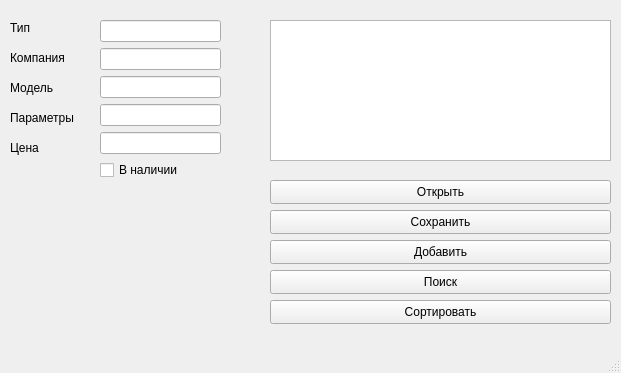
<?xml version="1.0" encoding="UTF-8"?>
<ui version="4.0">
 <class>MainWindow</class>
 <widget class="QMainWindow" name="MainWindow">
  <property name="geometry">
   <rect>
    <x>0</x>
    <y>0</y>
    <width>621</width>
    <height>373</height>
   </rect>
  </property>
  <property name="windowTitle">
   <string>MainWindow</string>
  </property>
  <widget class="QWidget" name="centralwidget">
   <widget class="QLabel" name="label">
    <property name="geometry">
     <rect>
      <x>10</x>
      <y>20</y>
      <width>49</width>
      <height>16</height>
     </rect>
    </property>
    <property name="text">
     <string>Тип</string>
    </property>
   </widget>
   <widget class="QLabel" name="label_2">
    <property name="geometry">
     <rect>
      <x>10</x>
      <y>50</y>
      <width>61</width>
      <height>16</height>
     </rect>
    </property>
    <property name="text">
     <string>Компания</string>
    </property>
   </widget>
   <widget class="QLabel" name="label_3">
    <property name="geometry">
     <rect>
      <x>10</x>
      <y>80</y>
      <width>61</width>
      <height>16</height>
     </rect>
    </property>
    <property name="text">
     <string>Модель</string>
    </property>
   </widget>
   <widget class="QLabel" name="label_4">
    <property name="geometry">
     <rect>
      <x>10</x>
      <y>110</y>
      <width>71</width>
      <height>16</height>
     </rect>
    </property>
    <property name="text">
     <string>Параметры</string>
    </property>
   </widget>
   <widget class="QLabel" name="label_5">
    <property name="geometry">
     <rect>
      <x>10</x>
      <y>140</y>
      <width>61</width>
      <height>16</height>
     </rect>
    </property>
    <property name="text">
     <string>Цена</string>
    </property>
   </widget>
   <widget class="QTextEdit" name="output">
    <property name="geometry">
     <rect>
      <x>270</x>
      <y>20</y>
      <width>341</width>
      <height>141</height>
     </rect>
    </property>
   </widget>
   <widget class="QWidget" name="gridLayoutWidget">
    <property name="geometry">
     <rect>
      <x>100</x>
      <y>20</y>
      <width>121</width>
      <height>162</height>
     </rect>
    </property>
    <layout class="QGridLayout" name="inputs">
     <item row="4" column="0">
      <widget class="QLineEdit" name="editParams"/>
     </item>
     <item row="2" column="0">
      <widget class="QLineEdit" name="editType"/>
     </item>
     <item row="6" column="0">
      <widget class="QCheckBox" name="checkInStore">
       <property name="text">
        <string>В наличии</string>
       </property>
      </widget>
     </item>
     <item row="3" column="0">
      <widget class="QLineEdit" name="editModel"/>
     </item>
     <item row="5" column="0">
      <widget class="QLineEdit" name="editCost"/>
     </item>
     <item row="1" column="0">
      <widget class="QLineEdit" name="editCompany"/>
     </item>
    </layout>
   </widget>
   <widget class="QPushButton" name="readFileButton">
    <property name="geometry">
     <rect>
      <x>270</x>
      <y>180</y>
      <width>341</width>
      <height>24</height>
     </rect>
    </property>
    <property name="text">
     <string>Открыть</string>
    </property>
   </widget>
   <widget class="QPushButton" name="saveFileButton">
    <property name="geometry">
     <rect>
      <x>270</x>
      <y>210</y>
      <width>341</width>
      <height>24</height>
     </rect>
    </property>
    <property name="text">
     <string>Сохранить</string>
    </property>
   </widget>
   <widget class="QPushButton" name="addItemButton">
    <property name="geometry">
     <rect>
      <x>270</x>
      <y>240</y>
      <width>341</width>
      <height>24</height>
     </rect>
    </property>
    <property name="text">
     <string>Добавить</string>
    </property>
   </widget>
   <widget class="QPushButton" name="searchButton">
    <property name="geometry">
     <rect>
      <x>270</x>
      <y>270</y>
      <width>341</width>
      <height>24</height>
     </rect>
    </property>
    <property name="text">
     <string>Поиск</string>
    </property>
   </widget>
   <widget class="QPushButton" name="sortButton">
    <property name="geometry">
     <rect>
      <x>270</x>
      <y>300</y>
      <width>341</width>
      <height>24</height>
     </rect>
    </property>
    <property name="text">
     <string>Сортировать</string>
    </property>
   </widget>
  </widget>
  <widget class="QStatusBar" name="statusbar"/>
 </widget>
 <resources/>
 <connections/>
</ui>
